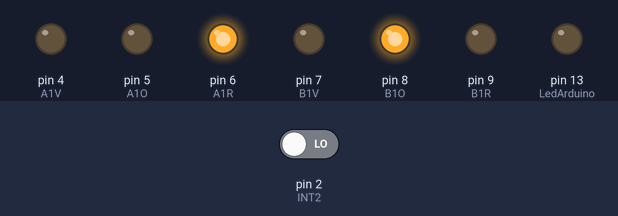
This sketch was run on a simulated Arduino Uno, built with avr-gcc and run on an emulated ATmega328P. On the bench: output pins drawn as LEDs (lit = HIGH). Inputs (shaded band) come from the test bench; at power-on: pin 2 (INT2) LOW.

Above: at 19.9 s.
20.0 s: pin 2 (INT2) driven LOW
At 22.7 s:
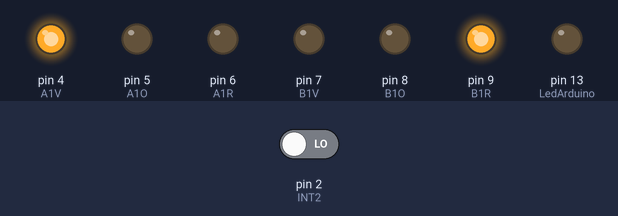
23.5 s: pin 2 (INT2) driven HIGH
At 30.8 s:
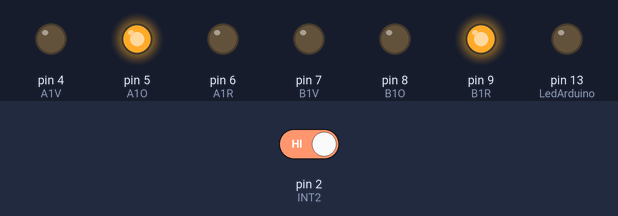
At 54.4 s:
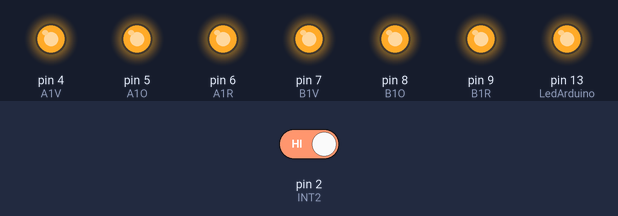
Timing chart, 0 to 63.8 s (numbered marks = the images above; inputs shaded):
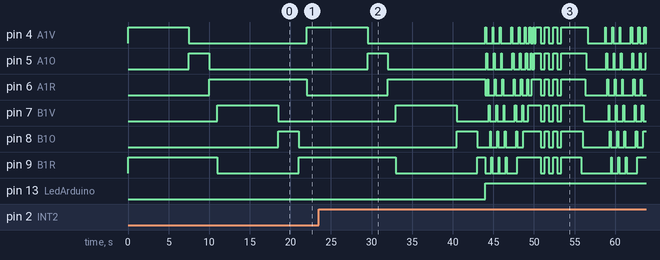

The sketch:

choix_enseigne_ou_feux.ino
```cpp
// (licence header left out)
    // Initialisation des variables
    const byte A1V = 4 ;
    const byte A1O = 5 ;
    const byte A1R = 6 ;
    const byte B1V = 7 ;
    const byte B1O = 8 ;
    const byte B1R = 9 ;
    const byte LedArduino = 13 ;
    const byte INT3 = 3 ;
    const byte INT2 = 2 ;

    //Délai des différents temps mis en const pour changer facilement
    // si le délai imparti ne vous satisfait pas. Il s'agit de millisecondes
    const long TempsAttenteFeuRougeSeul = 1000;
    const long TempsAttenteFeuVert = 7500;
    const long TempsAttenteFeuOrange = 2500;

    // Initialisation des lignes 4 à  9 en sortie
    // Initialisation de la broche 13 en sortie
    // Initialisation des broches 2 et 3 en entrée
    // Initialisation du mode Serie pour permettre le monitoring .// debug
    void setup () {
//      Serial.begin(9600); //debug
      pinMode (A1V, OUTPUT) ;
      pinMode (A1O, OUTPUT) ;
      pinMode (A1R, OUTPUT) ;
      pinMode (B1V, OUTPUT) ;
      pinMode (B1O, OUTPUT) ;
      pinMode (B1R, OUTPUT) ;
      pinMode (LedArduino, OUTPUT) ;
      pinMode (INT3, INPUT) ;
      pinMode (INT2, INPUT) ;
    }

         void enseigne ()
         /*
         * Programme pour arduino uno
         * par C. Bézanger Octobre 2013
         * Licence GNU GPLv3
         *
         * Ce programme réalise le clignotement d'une enseigne publicitaire.
         * Il fait clignoter selon un certain rythme six DEL reliées aux sorties 4 à  9.
         * Il utilise des fonctions pour alterner les rythmes.
         */

         {
          // Extinction de toutes les DEL au départ du programme
          for (byte i = 4 ; i <= 9 ; i++)
          {
            digitalWrite (i, LOW) ; // éteint la DEL reliée à la broche i
          }

          // Séquence N°1 ; chenillard
          sequence_Un () ;
          delay (500) ;  // délai de 500 millisecondes

          // Séquence N°2 : cumul sur la gauche du mouvement de DEL
          sequence_Deux () ;
          delay (500) ;  // délai de 500 millisecondes

          // Séquence N°3 : clignotement de l'ensemble 3 fois
          sequence_Trois () ;
          delay (2000) ; // délai de 2 secondes

          // Séquence 4 : extinction successive de la gauche vers la droite
          sequence_Quatre () ;
          delay (2000) ;

          // Recommence la séquence
        }

        /*
         * Séquence N°1 ; chenillard
         */
        void sequence_Un ()
        {
          for (byte n = 0 ; n <= 2 ; n++)
          {
            for (byte i = 4 ; i <= 9 ; i++)
            {
              digitalWrite (i, HIGH) ;    // allume la DEL sur broche i
              delay (100) ;               // durée du flash 150 millisecondes
              digitalWrite (i, LOW) ;     // éteint la DEL
              delay (50) ;
            }
          }
        }

        /*
         * Séquence N° 2 : cumul sur la gauche du mouvement de DEL
         */
        void sequence_Deux ()
        {
          for (byte n = 0 ; n <= 5 ; n++)
          {
            for (byte i = 4 ; i <= (9-n) ; i++)
            {
              digitalWrite (i, HIGH) ; // allume la DEL sur broche i
              delay (150) ;            // durée du flash 150 millisecondes
              digitalWrite (i, LOW) ;  // éteint la DEL
            }
            digitalWrite ( (9 - n) , HIGH ) ; // dernière DEL reste allumée
          }
        }

        /*
         * Séquence N°3 : clignotement de l'ensemble 3 fois
         */
        void sequence_Trois ()
        {
          for (byte j = 1 ; j <= 3 ; j++)
          {
            for (byte k = 4 ; k <= 9 ; k++)
            {
              digitalWrite (k , LOW) ;
            }
            delay (500) ;
            for (byte l = 4 ; l <= 9 ; l++)
            {
              digitalWrite (l, HIGH) ;
            }
            delay (500) ;
          }
        }

        /*
         * Séquence 4 : extinction successive de la gauche vers la droite
         */
        void sequence_Quatre ()
        {
          for (byte i = 9 ; i >= 4 ; i--)
          {
            digitalWrite (i, LOW) ;
            delay (150);
          }
        }

         void feux(){
             /*
             * Programme pour arduino uno
             * par C. Bézanger Octobre 2013
             * Licence GNU GPLv3
             *
             * Ce programme fait fonctionner des feux tricolores.
             * Six LED (vertes, oranges et rouge) sont reliées aux sorties 4 à  9
             * Les sorties 4 à  6 forment le feu A1
             * Les sorties 7 à  9 forment le feu B1
             */

              // Extinction de toutes les LED au départ
              digitalWrite (A1V, LOW) ;
              digitalWrite (A1O, LOW) ;
              digitalWrite (A1R, LOW) ;
              digitalWrite (B1V, LOW) ;
              digitalWrite (B1O, LOW) ;
              digitalWrite (B1R, LOW) ;


              // Allumage de A1V et B1R
              digitalWrite (A1V, HIGH) ;
              digitalWrite (B1R, HIGH) ;

              // Début de cycle

              // Concerne le feu A1
              delay (TempsAttenteFeuVert) ; // Feu vert A1V pendant 30 secondes
              digitalWrite (A1V, LOW) ; // Extinction de A1V
              digitalWrite (A1O, HIGH) ; // et allumage de A1O
              delay (TempsAttenteFeuOrange) ; //durée 5 secondes
              digitalWrite (A1O, LOW) ; // Extinction de A1O
              digitalWrite (A1R, HIGH) ; // et allumage de A1R
              delay (TempsAttenteFeuRougeSeul) ; // Temporisation du chauffard !


              // Concerne l'autre feu B1
              digitalWrite (B1R, LOW) ; // Extinction de B1R
              digitalWrite (B1V, HIGH) ; // et allumage de B1V
              delay (TempsAttenteFeuVert) ; // Feu vert B1V pendant 30 secondes
              digitalWrite (B1V, LOW) ; // Extinction de B1V
              digitalWrite (B1O, HIGH) ; // et allumage de B1O
              delay (TempsAttenteFeuOrange) ; // durée 5 secondes
              digitalWrite (B1O, LOW) ; // Extinction de B1O
              digitalWrite (B1R, HIGH) ; // et allumage de B1R
              delay (TempsAttenteFeuRougeSeul) ; // Temporisation du chauffard !
              digitalWrite (A1V, HIGH) ; // On est revenu au point de départ

              // Feu A1 vert et feu B1 rouge : le cycle peut recommencer
            }

void loop() {
//  int sensorValue = digitalRead(INT2); // Stock la valeur de INT2 dans la variable "sensorValue". //debug
//  Serial.println(sensorValue, DEC); // affiche la valeur de INT2 dans la console serie.           //debug
  if (digitalRead(INT2) == HIGH) {
    digitalWrite (LedArduino, HIGH) ; //force l'allumage de la LED de l'arduino (valide le test)
    enseigne(); //lancement du mode Enseigne Magasin.
    } else {
    digitalWrite (LedArduino, LOW) ; //force l'extinction de la LED de l'arduino (valide le test)
    feux(); //lancement du mode Feux Tricolor.
    }
}
```

Measured:
- after the input at 23.5 s, pin 13 (LedArduino): LOW → HIGH after 20.5 s
